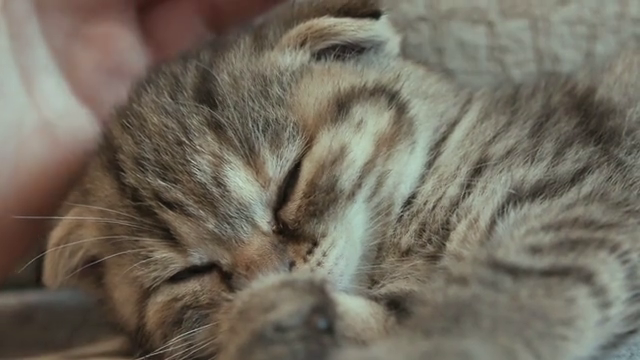
#> input picture frame 17 of video.mp4, 640 x 360 px
$ jupyter execute --allow-errors '6. 크기 조정.ipynb'
#> lines starting #> are read from the running program, lines starting #| are printed output that depends on the picture
# 6. 크기 조정

## 이미지
고정 크기로 설정

[cell 1]
import cv2
img = cv2.imread('img.jpg')
#> (the rest of this cell did not finish here and is left out)

비율로 설정

[cell 2]
img = cv2.imread('img.jpg')
#> (the rest of this cell did not finish here and is left out)

### 보간법

1. cv2.INTER_AREA : 크기 줄일 때 사용
1. cv2.INTER_CUBIC : 크기 늘릴 때 사용 (속도 느림, 퀄리티 좋음)
1. cv2.INTER_LINEAR : 크기를 늘릴 때 사용 (기본 값)

보간법 적용하여 축소

[cell 3]
img = cv2.imread('img.jpg')
#> (the rest of this cell did not finish here and is left out)

보간법 적용하여 확대

[cell 4]
img = cv2.imread('img.jpg')
#> (the rest of this cell did not finish here and is left out)

## 동영상

고정 크기로 설정

[cell 5]
import cv2
cap = cv2.VideoCapture('video.mp4')

while cap.isOpened() :
    ret, frame = cap.read()
#> frame is the input picture: shape (360, 640, 3); mean B, G, R 94.9, 107.5, 114.1
    if not ret :
        break

    frame_resized = cv2.resize(frame, (400,500))
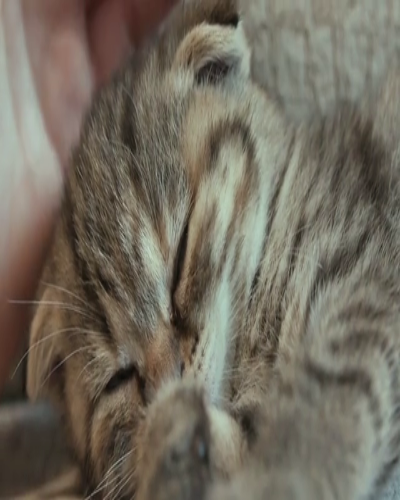
#> frame_resized: shape (500, 400, 3); mean B, G, R 94.8, 107.4, 114

    cv2.imshow('video', frame)
    if cv2.waitKey(1) == ord('q') :
#> (key q is pressed here)
        break

cap.release()
cv2.destroyAllWindows()

비율로 설정

[cell 6]
import cv2
cap = cv2.VideoCapture('video.mp4')

while cap.isOpened() :
    ret, frame = cap.read()
    if not ret :
        break

    frame_resized = cv2.resize(frame, None, fx=1.5, fy=1.5, interpolation=cv2.INTER_CUBIC)
#> frame_resized: shape (540, 960, 3)

    cv2.imshow('video', frame)
    if cv2.waitKey(1) == ord('q') :
#> (key q is pressed here)
        break

cap.release()
cv2.destroyAllWindows()


$ run again, starting later in the video
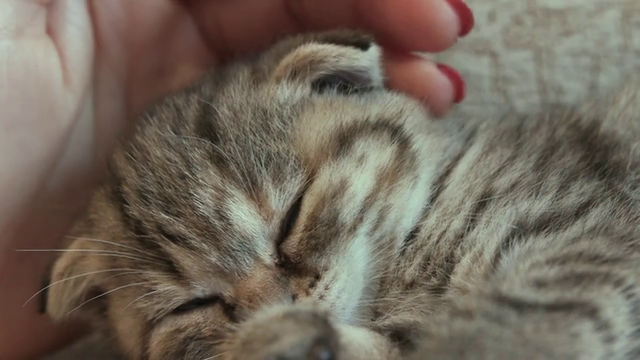
#> input picture frame 78 of video.mp4, 640 x 360 px
#> frame is the input picture: shape (360, 640, 3); mean B, G, R 91.3, 103.6, 113.7
#> `frame_resized = cv2.resize(frame, (400,500))`:
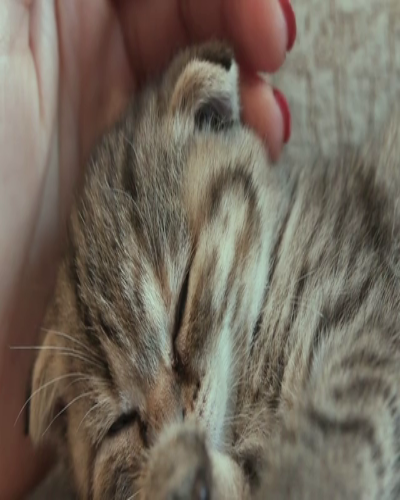
#> frame_resized: shape (500, 400, 3); mean B, G, R 91.2, 103.5, 113.6

$ run again, starting later in the video
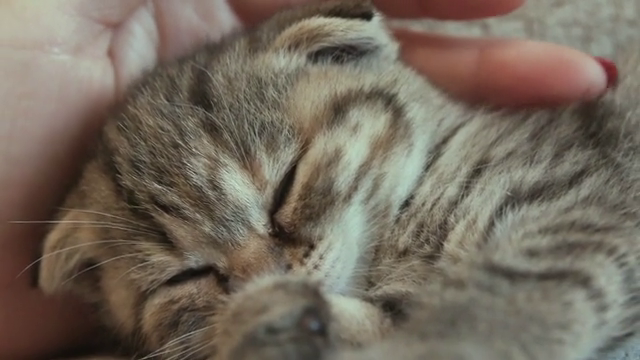
#> input picture frame 139 of video.mp4, 640 x 360 px
#> frame is the input picture: shape (360, 640, 3); mean B, G, R 93.7, 106.2, 116.2
#> `frame_resized = cv2.resize(frame, (400,500))`:
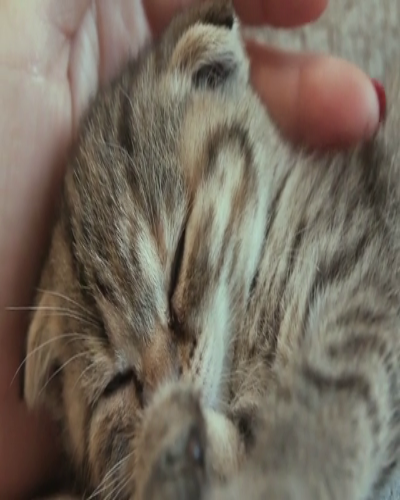
#> frame_resized: shape (500, 400, 3); mean B, G, R 93.6, 106.1, 116.1
